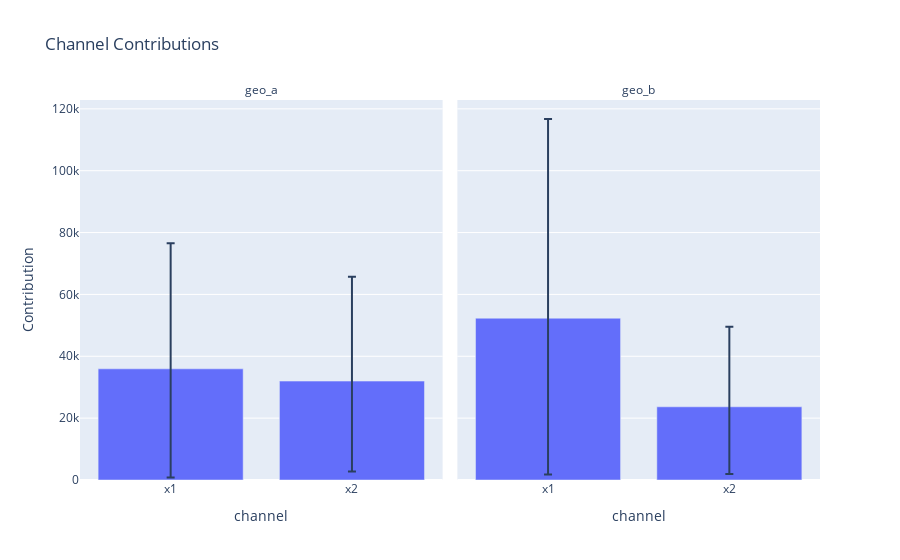

Write notebook code for a chart like this one.
### Markdown cell above
### Q: looking over all the data, which channel performed better in each geo?

### Code cell
factory.contributions(frequency="all_time")

### Figure 1 — Plotly figure (JSON) as saved in the notebook; plotly's stock layout.template omitted (floating-point values rounded to 4 significant figures)
{"data": [{"alignmentgroup": "True", "customdata": [["35940  CI: [806, 76533]", "geo_a"], ["31979  CI: [2752, 65722]", "geo_a"]], "error_y": {"array": [40590.0, 33740.0], "arrayminus": [35130.0, 29230.0]}, "hovertemplate": "Contribution=%{customdata[0]}<extra></extra>", "legendgroup": "", "marker": {"color": "#636efa", "pattern": {"shape": ""}}, "name": "", "offsetgroup": "", "orientation": "v", "showlegend": false, "textposition": "auto", "type": "bar", "x": ["x1", "x2"], "xaxis": "x", "y": [35940.0, 31980.0], "yaxis": "y"}, {"alignmentgroup": "True", "customdata": [["52307  CI: [1813, 116715]", "geo_b"], ["23666  CI: [1934, 49559]", "geo_b"]], "error_y": {"array": [64410.0, 25890.0], "arrayminus": [50490.0, 21730.0]}, "hovertemplate": "Contribution=%{customdata[0]}<extra></extra>", "legendgroup": "", "marker": {"color": "#636efa", "pattern": {"shape": ""}}, "name": "", "offsetgroup": "", "orientation": "v", "showlegend": false, "textposition": "auto", "type": "bar", "x": ["x1", "x2"], "xaxis": "x2", "y": [52310.0, 23670.0], "yaxis": "y2"}], "layout": {"annotations": [{"font": {}, "showarrow": false, "text": "geo_a", "x": 0.245, "xanchor": "center", "xref": "paper", "y": 1, "yanchor": "bottom", "yref": "paper"}, {"font": {}, "showarrow": false, "text": "geo_b", "x": 0.755, "xanchor": "center", "xref": "paper", "y": 1, "yanchor": "bottom", "yref": "paper"}], "barmode": "group", "legend": {"tracegroupgap": 0}, "title": {"text": "Channel Contributions"}, "xaxis": {"anchor": "y", "domain": [0, 0.49], "title": {"text": "channel"}}, "xaxis2": {"anchor": "y2", "domain": [0.51, 1], "matches": "x", "title": {"text": "channel"}}, "yaxis": {"anchor": "x", "domain": [0, 1], "title": {"text": "Contribution"}}, "yaxis2": {"anchor": "x2", "domain": [0, 1], "matches": "y", "showticklabels": false}}}
